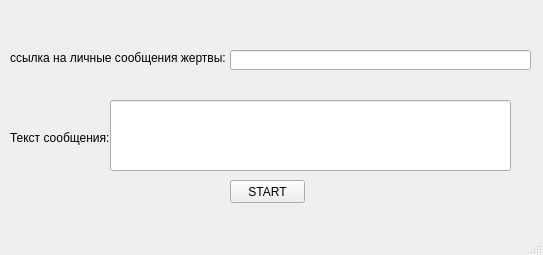
<?xml version="1.0" encoding="UTF-8"?>
<ui version="4.0">
 <class>MainWindow</class>
 <widget class="QMainWindow" name="MainWindow">
  <property name="geometry">
   <rect>
    <x>0</x>
    <y>0</y>
    <width>543</width>
    <height>255</height>
   </rect>
  </property>
  <property name="windowTitle">
   <string>Spamer</string>
  </property>
  <widget class="QWidget" name="centralwidget">
   <widget class="QLabel" name="label">
    <property name="geometry">
     <rect>
      <x>10</x>
      <y>50</y>
      <width>221</width>
      <height>16</height>
     </rect>
    </property>
    <property name="text">
     <string>ссылка на личные сообщения жертвы:</string>
    </property>
   </widget>
   <widget class="QLineEdit" name="Link">
    <property name="geometry">
     <rect>
      <x>230</x>
      <y>50</y>
      <width>301</width>
      <height>20</height>
     </rect>
    </property>
   </widget>
   <widget class="QLabel" name="label_2">
    <property name="geometry">
     <rect>
      <x>10</x>
      <y>130</y>
      <width>101</width>
      <height>16</height>
     </rect>
    </property>
    <property name="text">
     <string>Текст сообщения:</string>
    </property>
   </widget>
   <widget class="QLineEdit" name="Message">
    <property name="geometry">
     <rect>
      <x>110</x>
      <y>100</y>
      <width>401</width>
      <height>71</height>
     </rect>
    </property>
   </widget>
   <widget class="QPushButton" name="Start_btn">
    <property name="geometry">
     <rect>
      <x>230</x>
      <y>180</y>
      <width>75</width>
      <height>23</height>
     </rect>
    </property>
    <property name="text">
     <string>START</string>
    </property>
   </widget>
  </widget>
  <widget class="QMenuBar" name="menubar">
   <property name="geometry">
    <rect>
     <x>0</x>
     <y>0</y>
     <width>543</width>
     <height>21</height>
    </rect>
   </property>
  </widget>
  <widget class="QStatusBar" name="statusbar"/>
 </widget>
 <resources/>
 <connections/>
</ui>
